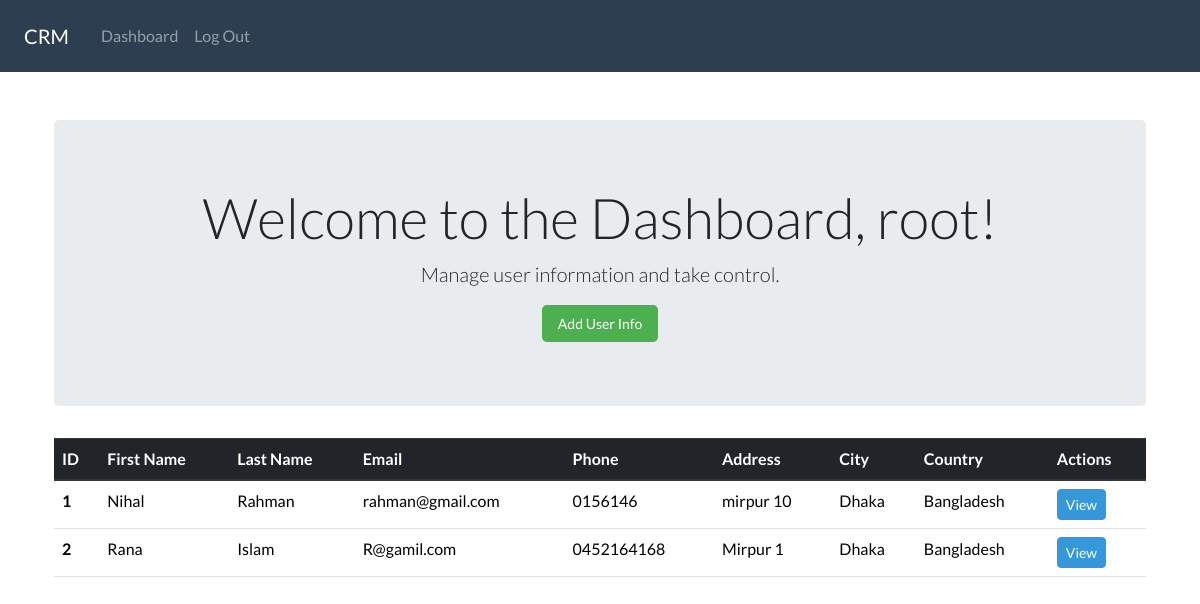
The app's page /dashboard (signed in), older data.
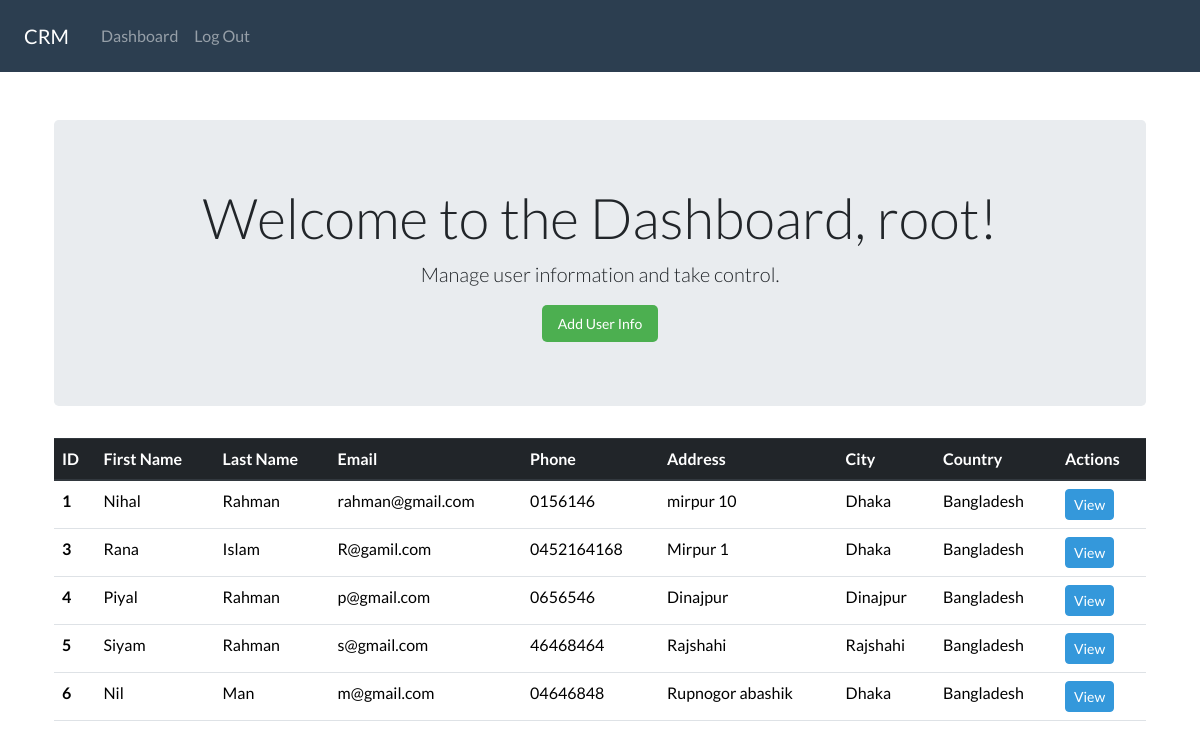
The same page, newer data.
### client/models.py (models this page shows, shortened)
class ClientData(models.Model):
    creation_date = models.DateTimeField(auto_now_add=True)
    first_name = models.CharField(max_length=100)
    last_name = models.CharField(max_length=100)
    email = models.EmailField(max_length=50)
    phone = models.CharField(max_length=20)
    address = models.CharField(max_length=100)
    city = models.CharField(max_length=50)
    country = models.CharField(max_length=50)

### client/views.py (the view)
# urls.py: path('dashboard',views.dashboard,name='dashboard'),
@login_required(login_url='login')
def dashboard(request):
    my_data = ClientData.objects.all()
    context={'datas':my_data}
    return  render(request,"client/dashboard.html",context)

### client/templates/client/dashboard.html
{% extends "client/base.html" %}
{% load static %}
{% block body %}
<div class="container mt-4">
    <div class="jumbotron text-center">
        <h1 class="display-4">Welcome to the Dashboard, {{ user }}!</h1>
        <p class="lead">Manage user information and take control.</p>
        <a href="{% url 'add' %}" class="btn btn-primary btn-lg">Add User Info</a>
    </div>
    <div class="table-responsive">
        <table class="table table-hover">
            <thead class="thead-dark">
                <tr>
                    <th scope="col">ID</th>
                    <th scope="col">First Name</th>
                    <th scope="col">Last Name</th>
                    <th scope="col">Email</th>
                    <th scope="col">Phone</th>
                    <th scope="col">Address</th>
                    <th scope="col">City</th>
                    <th scope="col">Country</th>
                    <th scope="col">Actions</th>
                </tr>
            </thead>
            <tbody>
                {% for data in datas %}
                <tr>
                    <th scope="row">{{ data.id }}</th>
                    <td>{{ data.first_name }}</td>
                    <td>{{ data.last_name }}</td>
                    <td>{{ data.email }}</td>
                    <td>{{ data.phone }}</td>
                    <td>{{ data.address }}</td>
                    <td>{{ data.city }}</td>
                    <td>{{ data.country }}</td>
                    <td>
                        <a href="{% url 'view' data.id %}" class="btn btn-info btn-sm">View</a>
                    </td>
                </tr>
                {% endfor %}
            </tbody>
        </table>
    </div>
</div>
{% endblock %}

### client/templates/client/base.html (shortened to what this page needs)
{% load static %}
<!doctype html>
<html lang="en">
  <head>
    <link rel="stylesheet" href="https://cdn.jsdelivr.net/npm/bootstrap@4.0.0/dist/css/bootstrap.min.css">
    <link rel="stylesheet" type="text/css" href="https://bootswatch.com/5/flatly/bootstrap.min.css">
    <link rel="stylesheet" type="text/css" href="{% static 'css/style.css' %}">
  </head>
  <body>
    {% include 'client/navbar.html' %}
  <div class="container">
    <br>
    {% block body %}
    {% endblock %}
  </div>
</body>
</html>

### client/templates/client/navbar.html (shortened to what this page needs)
<nav class="navbar navbar-expand-lg navbar-dark bg-primary">
    <a class="navbar-brand main-heading mx-4" href="{% url 'home' %}">CRM</a>
    <div class="collapse navbar-collapse" id="navbarSupportedContent">
        <ul class="navbar-nav mr-auto">
            {% if user.is_authenticated %}
                <li class="nav-item">
                    <a class="nav-link" href="{% url 'dashboard' %}">Dashboard</a>
                </li>
                <li class="nav-item">
                    <a class="nav-link" href="{% url 'logout' %}">Log Out</a>
                </li>
            {% endif %}
        </ul>
    </div>
</nav>

### static/css/style.css (style rules this page uses)
.btn-primary { background-color: #4CAF50; border: none; color: white; padding: 8px 16px; font-size: 14px; border-radius: 5px; }
a { color: #007BFF; text-decoration: none; font-size: 14px; }

Row changes from the older to the newer data that the page shows:
removed ClientData: id "2", first_name "Rana", last_name "Islam", email "R@gamil.com", phone "0452164168", address "Mirpur 1", city "Dhaka", country "Bangladesh"
added ClientData: id "3", first_name "Rana", last_name "Islam", email "R@gamil.com", phone "0452164168", address "Mirpur 1", city "Dhaka", country "Bangladesh"
added ClientData: id "4", first_name "Piyal", last_name "Rahman", email "p@gmail.com", phone "0656546", address "Dinajpur", city "Dinajpur", country "Bangladesh"
added ClientData: id "5", first_name "Siyam", last_name "Rahman", email "s@gmail.com", phone "46468464", address "Rajshahi", city "Rajshahi", country "Bangladesh"
added ClientData: id "6", first_name "Nil", last_name "Man", email "m@gmail.com", phone "04646848", address "Rupnogor abashik", city "Dhaka", country "Bangladesh"
